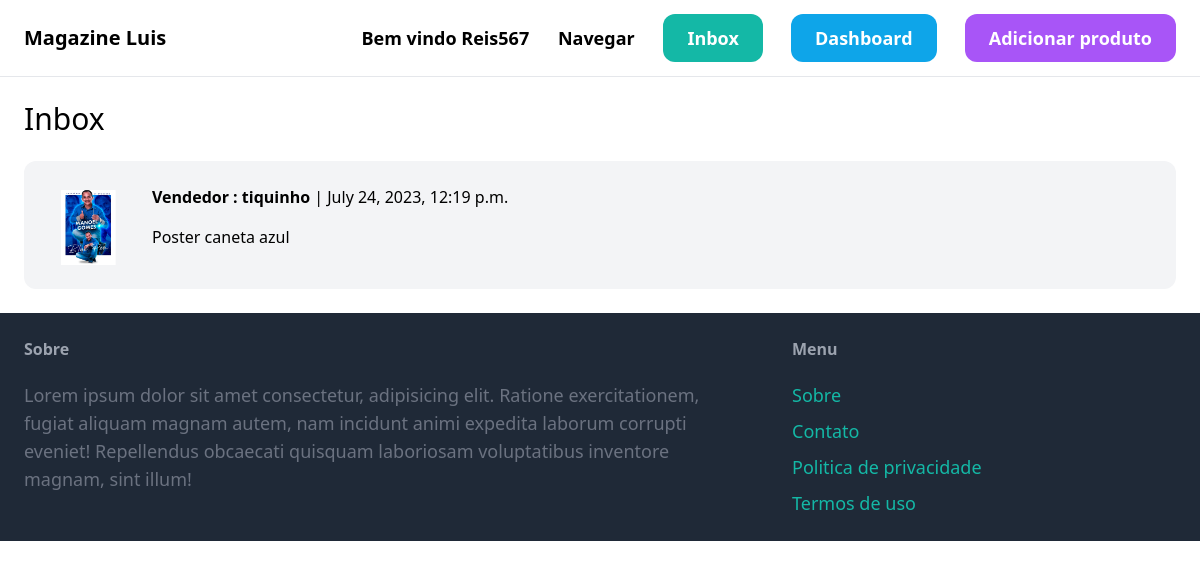
The page /inbox/ (signed in) on the database its author committed.
### conversation/models.py (models this page shows)
class Conversation(models.Model):
    item = models.ForeignKey(Item, related_name='conversations', on_delete=models.CASCADE)
    members = models.ManyToManyField(User, related_name='conversations')
    created_at = models.DateTimeField(auto_now_add=True)
    modified_at = models.DateTimeField(auto_now=True)
    class Meta:
        ordering = ('-modified_at',)

### item/models.py (models this page shows, shortened)
class Item(models.Model):
    category = models.ForeignKey(Category, related_name='items', on_delete=models.CASCADE)
    name = models.CharField(max_length=255)
    description = models.TextField(blank=True,null=True)
    price = models.FloatField()
    image = models.ImageField(upload_to='item_images', blank=True, null=True)
    is_sold = models.BooleanField(default=False)
    created_by = models.ForeignKey(User,related_name='items',on_delete=models.CASCADE)
    created_at = models.DateTimeField(auto_now_add=True)
    class Meta:
        verbose_name_plural = 'Items'
        ordering = ('name',)

### conversation/views.py (the view)
# urls.py: path('',views.inbox,name='inbox'),
@login_required
def inbox(request):
    conversations = Conversation.objects.filter(members__in=[request.user.id])
    return render(request, 'conversation/inbox.html',{
        'conversations':conversations,
    })

### conversation/templates/conversation/inbox.html (shortened to what this page needs)
{% extends 'core/base.html' %}
{% block content %}
<h1 class="mb-6 text-3xl ">
    Inbox
</h1>
<div class="space-y-6">
    {% for conversation in conversations %}
        <a href="{% url 'conversation:detail' conversation.id %}">
            <div class="p-6 flex bg-gray-100 rounded-xl">
                <div class="pr-6">
                    <img src="{{conversation.item.image.url}}" class="w-20 rounded-xl" alt="">
                </div>
                <div>
                    {% for member in conversation.members.all %}
                        {% if member != request.user %}
                            <p class="mb-4">
                                <strong>Vendedor : {{member.username}}</strong> | {{conversation.modified_at}}
                            </p>
                            {{conversation.item.name}}
                        {% endif %}
                    {% endfor %}
                </div>
            </div>
        </a>
    {% endfor %}
</div>
{% endblock content %}

### core/templates/core/base.html (shortened to what this page needs)
<!DOCTYPE html>
<html lang="en">
<head>
    <script src="https://cdn.tailwindcss.com"></script>
</head>
<body>
    <nav class="py-6 px-6 flex justify-between items-center border-b border-gray-200">
        <a href="/" class="text-xl font-bold">Magazine Luis</a>
        <div class="space-x-6">
            {% if request.user.is_authenticated %}
            <a href="/" class="text-lg font-semibold hover:text-gray-500 transition easy-in-out duration-500">Bem vindo {{user.username}} </a>
            {% endif %}
            <a href="{% url 'item:items' %}" class="text-lg font-semibold hover:text-gray-500 transition easy-in-out duration-500">Navegar </a>
            {% if request.user.is_authenticated %}
            <a href="{% url 'conversation:inbox' %}" class="px-6 py-3 text-lg font-semibold bg-teal-500 text-white rounded-xl hover:bg-teal-700 transition easy-in-out duration-500">Inbox</a>
            <a href="{% url 'dashboard:index' %}" class="px-6 py-3 text-lg font-semibold bg-sky-500 text-white rounded-xl hover:bg-sky-700 transition easy-in-out duration-500">Dashboard</a>
            <a href="{% url 'item:new' %}" class="px-6 py-3 text-lg font-semibold bg-purple-500 text-white rounded-xl hover:bg-sky-700 transition easy-in-out duration-500">Adicionar produto</a>
            {% endif %}
        </div>
    </nav>
    <div class="px-6 py-6">
        {% block content %}
        {% endblock content %}
    </div>
    <footer class="py-6 px-6 flex justify-between bg-gray-800">
        <div class="w-2/3 pr-10">
            <h3 class="mb-5 font-semibold text-gray-400">
                Sobre
            </h3>
            <p class="text-lg text-gray-500">
                Lorem ipsum dolor sit amet consectetur, adipisicing elit. Ratione exercitationem, fugiat aliquam magnam autem, nam incidunt animi expedita laborum corrupti eveniet! Repellendus obcaecati quisquam laboriosam voluptatibus inventore magnam, sint illum!
            </p>
        </div>
        <div class="w-1/3">
            <h3 class="mb-5 font-semibold text-gray-400">
                Menu
            </h3>
            <ul class="space-y-2">
                <li class="text-lg text-teal-500 hover:text-teal-700">
                    <a href="">Sobre</a>
                </li>
                <li class="text-lg text-teal-500 hover:text-teal-700">
                    <a href="{% url 'core:contact' %}">Contato</a>
                </li>
                <li class="text-lg text-teal-500 hover:text-teal-700">
                    <a href="">Politica de privacidade</a>
                </li>
                <li class="text-lg text-teal-500 hover:text-teal-700">
                    <a href="">Termos de uso</a>
                </li>
            </ul>
        </div>
    </footer>
</body>
</html>

### rows shown on the page
Conversation: item.image (picture), modified_at "July 24, 2023, 12:19 p.m.", item.name "Poster caneta azul"

### other values the page prints
{{ user.username }} "Reis567"
{{ member.username }} "tiquinho"
